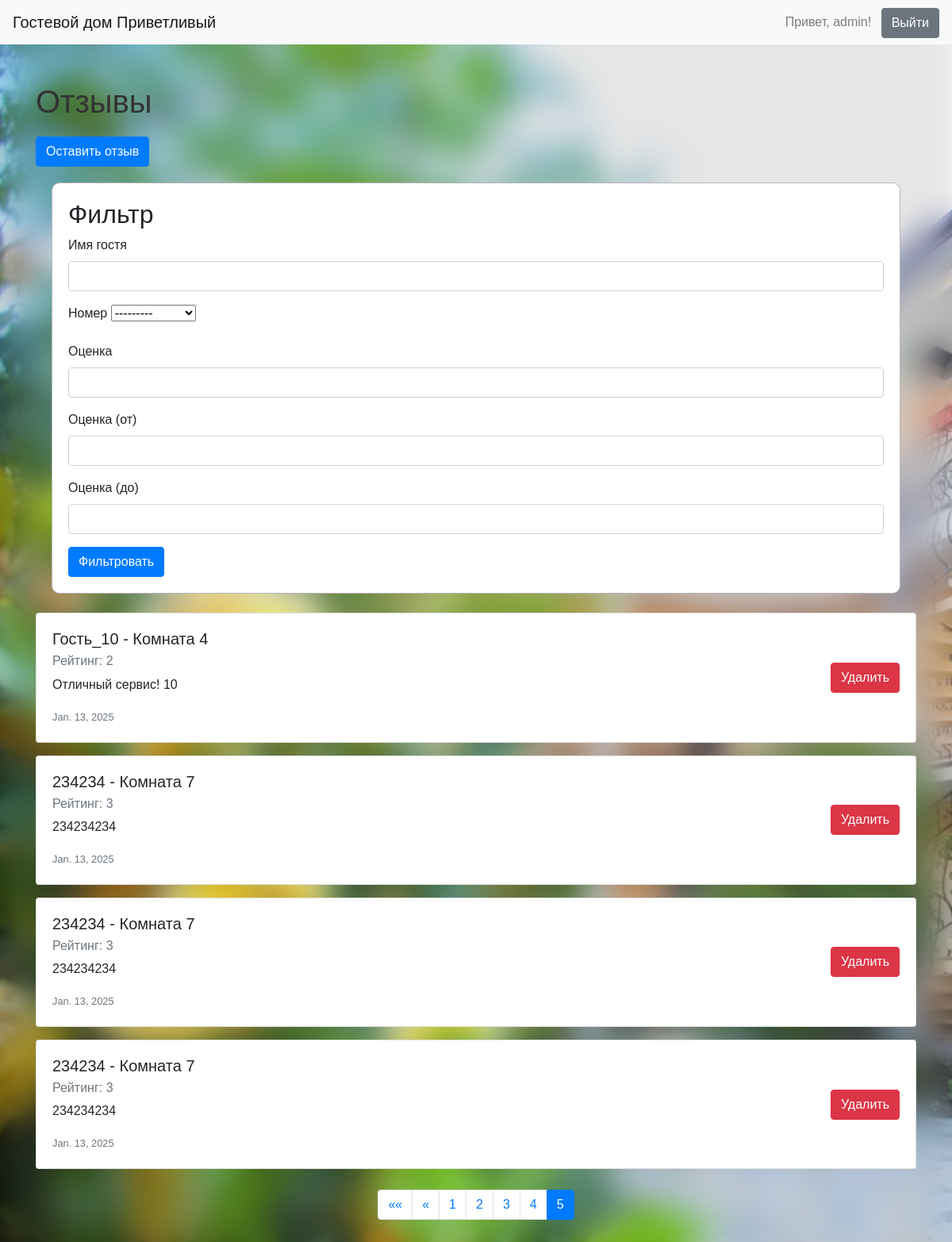
Screenshot of /reviews/?page=5 (signed in) with the database file from the repository.
### bookings/models.py (models this page shows, shortened)
class Review(models.Model):
    guest_name = models.CharField(max_length=100, verbose_name="Имя гостя")
    room = models.ForeignKey(Room, on_delete=models.CASCADE, verbose_name="Номер")
    rating = models.IntegerField(verbose_name="Оценка")
    comment = models.TextField(verbose_name="Комментарий")
    review_date = models.DateField(default=timezone.now, verbose_name="Дата отзыва")
    history = HistoricalRecords()  # Отслеживание истории
    class Meta:
        verbose_name = "Отзыв"
        verbose_name_plural = "Отзывы"
        ordering = ['review_date']

class Room(models.Model):
    name = models.CharField(max_length=100, verbose_name="Название номера")
    room_number = models.CharField(max_length=10, verbose_name="Номер комнаты")
    room_type = models.CharField(max_length=50, verbose_name="Тип номера")
    price_per_night = models.DecimalField(max_digits=6, decimal_places=2, verbose_name="Цена за ночь")
    max_occupancy = models.IntegerField(verbose_name="Максимальная вместимость")
    amenities = models.ManyToManyField('Amenity', blank=True, verbose_name="Удобства")
    image = models.ImageField(upload_to='images/', verbose_name="Изображение")
    history = HistoricalRecords()  # Отслеживание истории
    def __str__(self):
        return self.name
    class Meta:
        verbose_name = "Номер"
        verbose_name_plural = "Номера"
        ordering = ['name']

### bookings/views.py (the view)
# urls.py: path('reviews/', views.review_list, name='review_list'),
@login_required
def review_list(request):
    reviews = Review.objects.all()
    filterset = ReviewFilter(request.GET, queryset=reviews)  # Применяем фильтр
    filtered_queryset = filterset.qs  # Получаем отфильтрованный queryset
    paginator = Paginator(filtered_queryset, 5)  # Разбиваем на страницы по 5 объектов
    page_number = request.GET.get('page')  # Получаем номер страницы из GET-запроса
    reviews = paginator.get_page(page_number)  # Получаем объект страницы
    rooms = Room.objects.all()
    context = {
        'reviews': reviews,
        'rooms': rooms,
        'filterset': filterset
    }
    return render(request, 'bookings/review_list.html', context)

### bookings/templates/bookings/review_list.html (shortened to what this page needs)
{% load crispy_forms_tags %}
<!DOCTYPE html>
<html lang="en">
<head>
    {% load static %}
    <link rel="stylesheet" type="text/css"
          href="https://stackpath.bootstrapcdn.com/bootstrap/4.5.2/css/bootstrap.min.css">
    <link rel="stylesheet" href="{% static 'css/styles.css' %}">
</head>
<body>
<header class="navbar navbar-expand-lg navbar-light bg-light">
    <a class="navbar-brand" href="{% url 'index' %}">Гостевой дом Приветливый</a>
    <div class="ml-auto">
        {% if user.is_authenticated %}
            <span class="navbar-text">Привет, {{ user.username }}!</span>
            <form method="post" action="{% url 'logout' %}" style="display: inline;">
                <button type="submit" class="btn btn-secondary ml-2">Выйти</button>
            </form>
        {% else %}
            <button class="btn btn-primary" data-toggle="modal" data-target="#loginModal">Войти</button>
        {% endif %}
    </div>
</header>
<div class="container mt-5">
    <h1>Отзывы</h1>
    <button type="button" class="btn btn-primary" data-toggle="modal" data-target="#reviewModal">
        Оставить отзыв
    </button>
    <div class="room">
        <h2>Фильтр</h2>
        <form method="get">
            {{ filterset.form|crispy }}
            <button type="submit" class="btn btn-primary">Фильтровать</button>
        </form>
    </div>
    <div class="mt-4">
        {% for review in reviews %}
            <div class="card mb-3">
                <div class="card-body d-flex justify-content-between align-items-center">
                    <div>
                        <h5 class="card-title">{{ review.guest_name }} - {{ review.room.name }}</h5>
                        <h6 class="card-subtitle mb-2 text-muted">Рейтинг: {{ review.rating }}</h6>
                        <p class="card-text">{{ review.comment }}</p>
                        <p class="card-text"><small class="text-muted">{{ review.review_date }}</small></p>
                    </div>
                    {% if user.is_staff %}
                        <form method="post" action="{% url 'delete_review' review.id %}" class="ml-3">
                            <button type="submit" class="btn btn-danger">Удалить</button>
                        </form>
                    {% endif %}
                </div>
            </div>
        {% endfor %}
    </div>
</div>
<nav aria-label="Page navigation">
    <ul class="pagination">
        {% if reviews.has_previous %}
            <li class="page-item">
                <a class="page-link" href="?page=1" aria-label="First">
                    <span aria-hidden="true">&laquo;&laquo;</span>
                </a>
            </li>
            <li class="page-item">
                <a class="page-link" href="?page={{ reviews.previous_page_number }}" aria-label="Previous">
                    <span aria-hidden="true">&laquo;</span>
                </a>
            </li>
        {% endif %}
        {% for num in reviews.paginator.page_range %}
            {% if reviews.number == num %}
                <li class="page-item active">
                    <a class="page-link" href="?page={{ num }}">{{ num }}</a>
                </li>
            {% else %}
                <li class="page-item">
                    <a class="page-link" href="?page={{ num }}">{{ num }}</a>
                </li>
            {% endif %}
        {% endfor %}
    </ul>
</nav>
</body>
</html>

### static/css/styles.css (style rules this page uses)
body { font-family: Arial, sans-serif; background-image: url("/media/images/background.webp"); backdrop-filter: brightness(110%) saturate(150%) blur(20px) contrast(80%); background-size: cover; background-attachment: fixed; margin: 0; padding: 0; min-height: 100vh; }
.container { margin-top: 80px; }
h1 { color: #333; margin-bottom: 20px; }
ul { list-style-type: none; padding: 0; margin: 0; }
li { margin: 10px 0; }
a { text-decoration: none; color: #0066cc; }
.room { padding: 20px; margin: 20px; background: white; border: 1px solid #b6b6b6; border-radius: 10px; }
.pagination { justify-content: center; padding-bottom: 40px; }

### rows the page displays
Review: guest_name "Гость_10", room.name "Комната 4", rating "2", comment "Отличный сервис! 10", review_date "Jan. 13, 2025"
Review: guest_name "234234", room.name "Комната 7", rating "3", comment "234234234", review_date "Jan. 13, 2025"
Review: guest_name "234234", room.name "Комната 7", rating "3", comment "234234234", review_date "Jan. 13, 2025"
Review: guest_name "234234", room.name "Комната 7", rating "3", comment "234234234", review_date "Jan. 13, 2025"

### other values shown
{{ user.username }} "admin"
{{ num }} "1" "2" "3" "4"
{{ num }} "5"
